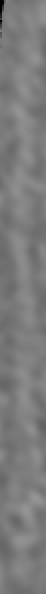
#> input picture data/PositiveControl/FilamentProjections/TomoJune_Fil06_Projection_crop.tif, 23 x 297 px (shown 2 times larger); the run also reads 2 pictures not shown here
$ jupyter execute correlationCoefficient_commandLineDev.ipynb
#> lines starting #> are read from the running program, lines starting #| are printed output that depends on the picture
[cell 1]
#by Joh Schoeneberg 2020
import matplotlib.pyplot as plt

import numpy as np
import matplotlib.pyplot as plt

import skimage
import skimage.external.tifffile

import os

import pandas as pd

[cell 2]
import sys
import argparse

default_i = "./data/PositiveControl/FilamentProjections/TomoJune_Fil06_Projection_crop.tif"
default_refPlus = "./data/ReferenceImageStacks/PlusUp.tif"
default_refMinus = "./data/ReferenceImageStacks/MinusUp.tif"
default_o = "./output/"

# this is the default system argument value array. Uncomment to run independent of command line
sys.argv = ['actinPolarity.py','-i',default_i,'-refPlus',default_refPlus,'-refMinus',default_refMinus,'-o',default_o]


parser = argparse.ArgumentParser(description='ActinPolarity by Joh Schoeneberg 2020')

parser.add_argument('-i','--input', help='*.tif input filament', default=default_i, required=True)
parser.add_argument('-refPlus','--referencePlusUp', help='*.tif stack plusUp reference',default=default_refPlus, required=True)
parser.add_argument('-refMinus','--referenceMinusUp', help='*.tif stack minusUp reference',default=default_refMinus, required=True)
parser.add_argument('-o','--output', help='output folder path ./output/',default=default_o, required=True)
args = vars(parser.parse_args())


# [9 lines of commented-out code are left out]

[cell 3]
#zoom call timestamp 19:00
width = 23;
height = 69;
every = 5;

#import mask
input_image_path = os.path.abspath(os.path.join(args['input']))


PlusUp_image_path = os.path.abspath(os.path.join(args['referencePlusUp']))
MinusUp_image_path = os.path.abspath(os.path.join(args['referenceMinusUp']))

output_folder_path = os.path.abspath(os.path.join(args['output']))
#create folder if it does not exist
from pathlib import Path
Path(output_folder_path).mkdir(parents=True, exist_ok=True)


image = skimage.external.tifffile.imread(input_image_path)
#> image is the input picture: shape (297, 23); min 0, max 149, mean 123.7
globalMin = np.min(image)
#> globalMin = 0
globalMax = np.max(image)
#> globalMax = 149

minusUpReference = skimage.external.tifffile.imread(MinusUp_image_path)
#print(image.shape)
#plt.imshow(minusUpReference[0],cmap='gray')
#plt.show()

plusUpReference = skimage.external.tifffile.imread(PlusUp_image_path)
#print(image.shape)
#plt.imshow(plusUpReference[0],cmap='gray')
#plt.show()

[cell 4]
#import time
#start_time = time.time()

print("extracting subimages of shape (w,h) ({},{}) every {} pixel ...".format(width,height,every))

totalHeight = image.shape[0]
#> totalHeight = 297
#print(totalHeight);
nSubpictures = (np.floor(((totalHeight-height)/every))).astype(int)
#> nSubpictures = 45
subpictures = []
for i in range(0,nSubpictures):
#    print(i)
    subpicture = image[i*every:height+i*every,:]

    skimage.external.tifffile.imsave(output_folder_path+"/output_"+str(i).zfill(5)+".tiff", subpicture, imagej=True );

#    plt.imshow(subpicture,cmap='gray')
#    plt.show()
    subpictures.append(subpicture)
#> this loop made 45 passes
#> pass 1, `subpicture = image[i*every:height+i*every,:]`:
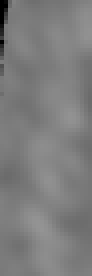
#> subpicture: shape (69, 23) (shown 4 times larger); min 0, max 148, mean 125
#> pass 3, `subpicture = image[i*every:height+i*every,:]`:
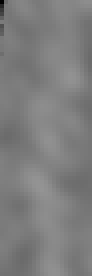
#> subpicture: shape (69, 23) (shown 4 times larger); min 0, max 148, mean 125.7
#> after the loop, subpictures = 45 items

print("found {} subpictures".format(len(subpictures)))
#| found 45 subpictures
#print("--- %s seconds ---" % (time.time() - start_time))

[cell 5]
# [12 lines of commented-out code are left out]

[cell 6]
# calculate correlation coefficient:
# from https://www.gcsca.net/IJ/Image_CorrelationJ_1o.java

def getR(d1, d2):
    d1 = np.array(d1).flatten()
    d2 = np.array(d2).flatten()
    t1 = 0
    t2 = 0
    sumValue = 0
    xMean = np.mean(d1)
    yMean = np.mean(d2)
    xStd = np.std(d1)
    yStd = np.std(d2)

    for i in range(0,len(d1)):
        t1 = (d1[i]-xMean)/xStd
        t2 = (d2[i]-yMean)/yStd
        sumValue = sumValue + (t1*t2)
    r = sumValue/(len(d1)-1)
    return(r)

[cell 7]
#import time
#start_time = time.time()
print("calculating R values...")

rValuesPlusUpReference = []
rValuesMinusUpReference = []

for i in range(0,len(subpictures)):
    for j in range(0,len(plusUpReference)):
        rpu = getR(plusUpReference[j],subpictures[i])
        rValuesPlusUpReference.append(rpu)
    for k in range(0,len(minusUpReference)):
        rmu = getR(minusUpReference[k],subpictures[i])
        rValuesMinusUpReference.append(rmu)
#> this loop made 45 passes

#print("--- %s seconds ---" % (time.time() - start_time))

[cell 8]
#https://matplotlib.org/3.1.0/gallery/color/named_colors.html

plt.figure(dpi=150)
plt.plot(rValuesPlusUpReference,c="blueviolet",label="Plus Up R")
plt.plot(rValuesMinusUpReference,c="limegreen",label="Minus Up R")
plt.xlabel("Segment")
plt.ylabel("Cross-correlation")
# Hide the right and top spines
plt.gca().spines['right'].set_visible(False)
plt.gca().spines['top'].set_visible(False)
plt.legend(loc="upper right")
plt.ylim(-0.2,1)
plt.savefig(output_folder_path+'/plot.png')
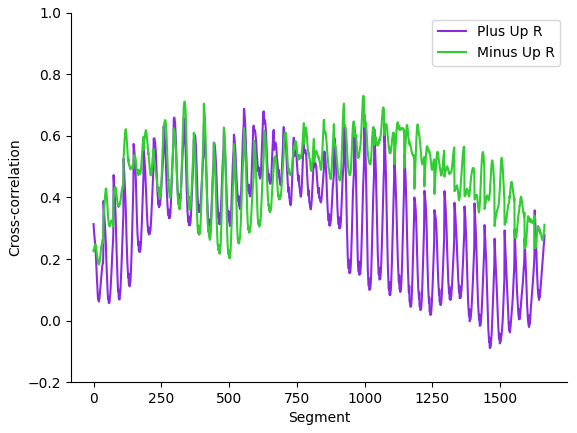
#> figure drawn by matplotlib, 1 panel; curve peaks at x = 555, y = 0.688; curve peaks at x = 996, y = 0.73

[cell 9]
#https://matplotlib.org/3.1.0/gallery/color/named_colors.html

plt.figure(dpi=150)
plt.plot(np.array(rValuesPlusUpReference)-np.array(rValuesMinusUpReference),c="blue",label="difference")
plt.xlabel("Segment")
plt.ylabel("Cross-correlation difference")
# Hide the right and top spines
plt.gca().spines['right'].set_visible(False)
plt.gca().spines['top'].set_visible(False)
plt.legend(loc="upper right")
#plt.ylim(-0.5,0.5)

avgDifference = np.round(np.mean(np.array(rValuesPlusUpReference)-np.array(rValuesMinusUpReference)),decimals=2)
if(np.mean(np.array(rValuesPlusUpReference)-np.array(rValuesMinusUpReference))<0):
    plt.title("difference plus-minus <0 = {}: i.e. Minus End Up".format(avgDifference))
    endUpDecision = "Minus End Up"
else:
    plt.title("difference plus-minus >=0 = {}: i.e. Plus End Up".format(avgDifference))
    endUpDecision = "Plus End Up"

plt.savefig(output_folder_path+'/plot_difference.png')
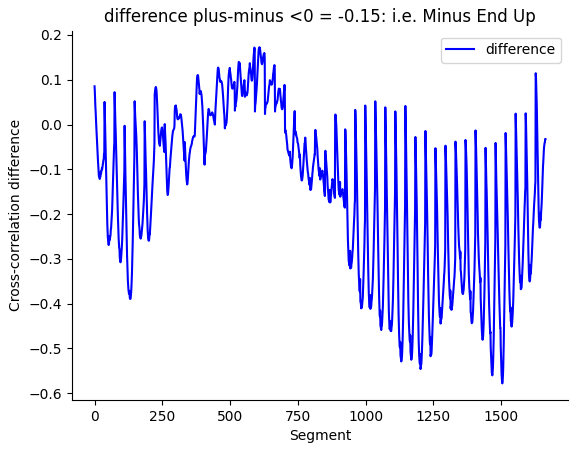
#> figure drawn by matplotlib, 1 panel; curve peaks at x = 608, y = 0.172

[cell 10]
data = np.array([rValuesPlusUpReference, rValuesMinusUpReference])
#print( data.shape)
df = pd.DataFrame({'R_plusUpReference': data[0],
                   'R_plusUpReference_area': np.sum(np.abs(data[0])),
                   'R_minusUpReference': data[1],
                   'R_minusUpReference_area': np.sum(np.abs(data[1])),
                   'R_Plus_minus_R-Minus:':avgDifference,
                   'R_Plus_minus_R-Minus:':endUpDecision})
print(df)
#> (printed output is left out)
df.to_csv(output_folder_path+'/output.csv', index = True)
